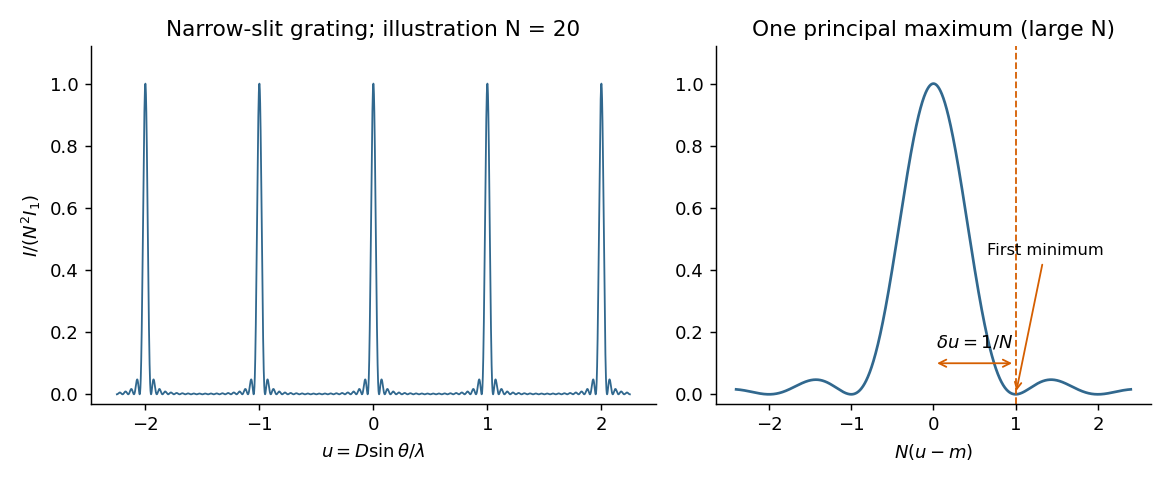

Generate this figure with Python:
"""Original grating solution figure; Python 3.14, root NumPy/Matplotlib dependencies.
Write opaque PNG basename in cwd. N=20 is illustrative, not additional paper data.
"""
from pathlib import Path
import matplotlib
matplotlib.use('Agg')
import matplotlib.pyplot as plt
import numpy as np

N = 20
u = np.linspace(-2.25,2.25,20001)
def pattern(u):
    d = u-np.rint(u)
    return (np.sinc(N*d)/np.sinc(d))**2
fig, (ax, zoom) = plt.subplots(1,2,figsize=(9,3.7),dpi=130,facecolor='white',
                               gridspec_kw={'width_ratios':[1.3,1]})
ax.plot(u,pattern(u),color='#31688e',lw=1)
ax.set(xlabel=r'$u=D\sin\theta/\lambda$',ylabel=r'$I/(N^2I_1)$',
       title='Narrow-slit grating; illustration N = 20',ylim=(-.03,1.12))
ax.set_xticks(range(-2,3))
s = np.linspace(-2.4,2.4,3000)
zoom.plot(s,np.sinc(s)**2,color='#31688e')
zoom.axvline(1,color='#d55e00',ls='--',lw=1)
zoom.annotate('First minimum', (1,0),(.65,.45),fontsize=9,
              arrowprops=dict(arrowstyle='->',color='#d55e00'))
zoom.annotate('',(1,.1),(0,.1),arrowprops=dict(arrowstyle='<->',color='#d55e00'))
zoom.text(.5,.15,r'$\delta u=1/N$',ha='center',fontsize=10)
zoom.set(xlabel=r'$N(u-m)$',title='One principal maximum (large N)',ylim=(-.03,1.12))
for a in (ax,zoom):
    a.spines[['top','right']].set_visible(False)
fig.tight_layout()
fig.savefig(Path(__file__).with_suffix('.png').name,facecolor='white',transparent=False)
plt.close(fig)
